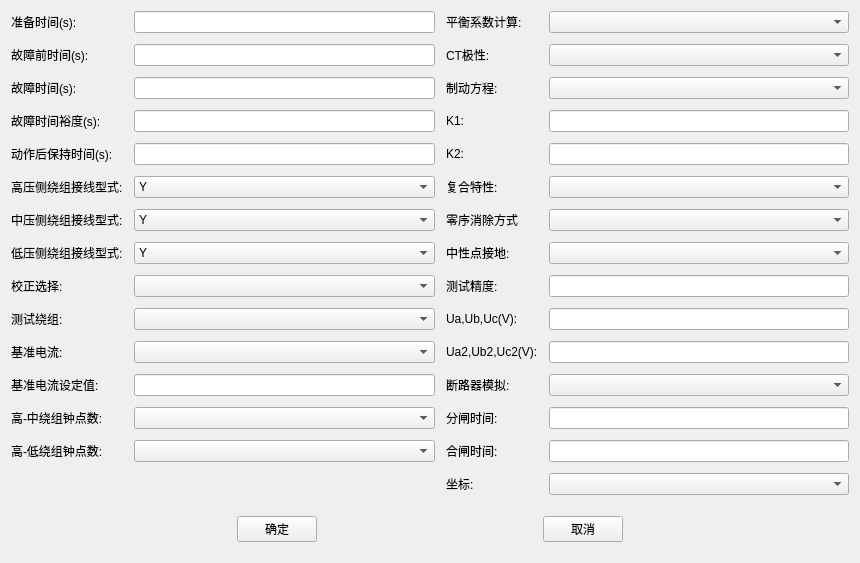
<?xml version="1.0" encoding="UTF-8"?>
<ui version="4.0">
 <class>QDiffCBOpCommonParasDlg</class>
 <widget class="QWidget" name="QDiffCBOpCommonParasDlg">
  <property name="geometry">
   <rect>
    <x>0</x>
    <y>0</y>
    <width>860</width>
    <height>498</height>
   </rect>
  </property>
  <property name="windowTitle">
   <string>通用参数</string>
  </property>
  <layout class="QVBoxLayout" name="verticalLayout" stretch="0,0">
   <property name="spacing">
    <number>11</number>
   </property>
   <property name="bottomMargin">
    <number>11</number>
   </property>
   <item>
    <layout class="QGridLayout" name="gridLayout">
     <item row="15" column="3">
      <widget class="QComboBox" name="m_pCmbCoordinate">
       <property name="font">
        <font>
         <pointsize>9</pointsize>
        </font>
       </property>
      </widget>
     </item>
     <item row="1" column="2">
      <widget class="QLabel" name="m_pLabCTStarPoint">
       <property name="font">
        <font>
         <pointsize>9</pointsize>
        </font>
       </property>
       <property name="text">
        <string>CT极性:</string>
       </property>
      </widget>
     </item>
     <item row="6" column="2">
      <widget class="QLabel" name="m_pLabZeroSeqElimiType">
       <property name="font">
        <font>
         <pointsize>9</pointsize>
        </font>
       </property>
       <property name="text">
        <string>零序消除方式</string>
       </property>
      </widget>
     </item>
     <item row="0" column="2">
      <widget class="QLabel" name="m_pLabBalanceTerms">
       <property name="font">
        <font>
         <pointsize>9</pointsize>
        </font>
       </property>
       <property name="text">
        <string>平衡系数计算:</string>
       </property>
      </widget>
     </item>
     <item row="1" column="3">
      <widget class="QComboBox" name="m_pCmbCTStarPoint">
       <property name="font">
        <font>
         <pointsize>9</pointsize>
        </font>
       </property>
      </widget>
     </item>
     <item row="2" column="3">
      <widget class="QComboBox" name="m_pCmbIbiasCal">
       <property name="font">
        <font>
         <pointsize>9</pointsize>
        </font>
       </property>
      </widget>
     </item>
     <item row="2" column="2">
      <widget class="QLabel" name="m_pLabIbiasCal">
       <property name="font">
        <font>
         <pointsize>9</pointsize>
        </font>
       </property>
       <property name="text">
        <string>制动方程:</string>
       </property>
      </widget>
     </item>
     <item row="3" column="3">
      <widget class="QLineEdit" name="m_pEditFactor1">
       <property name="font">
        <font>
         <pointsize>9</pointsize>
        </font>
       </property>
      </widget>
     </item>
     <item row="4" column="2">
      <widget class="QLabel" name="m_pLabFactor2">
       <property name="font">
        <font>
         <pointsize>9</pointsize>
        </font>
       </property>
       <property name="text">
        <string>K2:</string>
       </property>
      </widget>
     </item>
     <item row="4" column="3">
      <widget class="QLineEdit" name="m_pEditFactor2">
       <property name="font">
        <font>
         <pointsize>9</pointsize>
        </font>
       </property>
      </widget>
     </item>
     <item row="3" column="2">
      <widget class="QLabel" name="m_pLabFactor1">
       <property name="font">
        <font>
         <pointsize>9</pointsize>
        </font>
       </property>
       <property name="text">
        <string>K1:</string>
       </property>
      </widget>
     </item>
     <item row="5" column="2">
      <widget class="QLabel" name="m_pLabComBineFeature">
       <property name="font">
        <font>
         <pointsize>9</pointsize>
        </font>
       </property>
       <property name="text">
        <string>复合特性:</string>
       </property>
      </widget>
     </item>
     <item row="7" column="2">
      <widget class="QLabel" name="m_pLabEarthing">
       <property name="font">
        <font>
         <pointsize>9</pointsize>
        </font>
       </property>
       <property name="text">
        <string>中性点接地:</string>
       </property>
      </widget>
     </item>
     <item row="5" column="3">
      <widget class="QComboBox" name="m_pCmbComBineFeature">
       <property name="font">
        <font>
         <pointsize>9</pointsize>
        </font>
       </property>
      </widget>
     </item>
     <item row="7" column="3">
      <widget class="QComboBox" name="m_pCmbEarthing">
       <property name="font">
        <font>
         <pointsize>9</pointsize>
        </font>
       </property>
      </widget>
     </item>
     <item row="13" column="3">
      <widget class="QLineEdit" name="m_pEditCBTripTime">
       <property name="font">
        <font>
         <pointsize>9</pointsize>
        </font>
       </property>
      </widget>
     </item>
     <item row="15" column="2">
      <widget class="QLabel" name="m_pLabCoordinate">
       <property name="font">
        <font>
         <pointsize>9</pointsize>
        </font>
       </property>
       <property name="text">
        <string>坐标:</string>
       </property>
      </widget>
     </item>
     <item row="13" column="2">
      <widget class="QLabel" name="m_pLabCBTripTime">
       <property name="font">
        <font>
         <pointsize>9</pointsize>
        </font>
       </property>
       <property name="text">
        <string>分闸时间:</string>
       </property>
      </widget>
     </item>
     <item row="14" column="2">
      <widget class="QLabel" name="m_pLabCBCloseTime">
       <property name="font">
        <font>
         <pointsize>9</pointsize>
        </font>
       </property>
       <property name="text">
        <string>合闸时间:</string>
       </property>
      </widget>
     </item>
     <item row="14" column="3">
      <widget class="QLineEdit" name="m_pEditCBCloseTime">
       <property name="font">
        <font>
         <pointsize>9</pointsize>
        </font>
       </property>
      </widget>
     </item>
     <item row="0" column="3">
      <widget class="QComboBox" name="m_pCmbBalanceTerms">
       <property name="font">
        <font>
         <pointsize>9</pointsize>
        </font>
       </property>
      </widget>
     </item>
     <item row="8" column="3">
      <widget class="QLineEdit" name="m_pEditStep">
       <property name="font">
        <font>
         <pointsize>9</pointsize>
        </font>
       </property>
      </widget>
     </item>
     <item row="11" column="2">
      <widget class="QLabel" name="m_pLabCBSimulation">
       <property name="font">
        <font>
         <pointsize>9</pointsize>
        </font>
       </property>
       <property name="text">
        <string>断路器模拟:</string>
       </property>
      </widget>
     </item>
     <item row="8" column="2">
      <widget class="QLabel" name="m_pLabStep">
       <property name="font">
        <font>
         <pointsize>9</pointsize>
        </font>
       </property>
       <property name="text">
        <string>测试精度:</string>
       </property>
      </widget>
     </item>
     <item row="1" column="1">
      <widget class="QLineEdit" name="m_pEditPreFaultTime">
       <property name="font">
        <font>
         <pointsize>9</pointsize>
        </font>
       </property>
      </widget>
     </item>
     <item row="0" column="1">
      <widget class="QLineEdit" name="m_pEditPrepareTime">
       <property name="maximumSize">
        <size>
         <width>16777215</width>
         <height>16777215</height>
        </size>
       </property>
       <property name="font">
        <font>
         <pointsize>9</pointsize>
        </font>
       </property>
      </widget>
     </item>
     <item row="0" column="0">
      <widget class="QLabel" name="m_pLabPrepareTime">
       <property name="font">
        <font>
         <pointsize>9</pointsize>
        </font>
       </property>
       <property name="text">
        <string>准备时间(s):</string>
       </property>
      </widget>
     </item>
     <item row="9" column="2">
      <widget class="QLabel" name="m_pLabVg1">
       <property name="font">
        <font>
         <pointsize>9</pointsize>
        </font>
       </property>
       <property name="text">
        <string>Ua,Ub,Uc(V):</string>
       </property>
      </widget>
     </item>
     <item row="10" column="2">
      <widget class="QLabel" name="m_pLabVg2">
       <property name="font">
        <font>
         <pointsize>9</pointsize>
        </font>
       </property>
       <property name="text">
        <string>Ua2,Ub2,Uc2(V):</string>
       </property>
      </widget>
     </item>
     <item row="1" column="0">
      <widget class="QLabel" name="m_pLabPreFaultTime">
       <property name="font">
        <font>
         <pointsize>9</pointsize>
        </font>
       </property>
       <property name="text">
        <string>故障前时间(s):</string>
       </property>
      </widget>
     </item>
     <item row="5" column="0">
      <widget class="QLabel" name="m_pLabWindH">
       <property name="font">
        <font>
         <pointsize>9</pointsize>
        </font>
       </property>
       <property name="text">
        <string>高压侧绕组接线型式:</string>
       </property>
      </widget>
     </item>
     <item row="2" column="1">
      <widget class="QLineEdit" name="m_pEditFaultTime">
       <property name="font">
        <font>
         <pointsize>9</pointsize>
        </font>
       </property>
      </widget>
     </item>
     <item row="3" column="0">
      <widget class="QLabel" name="m_pLabFaultTimeMargin">
       <property name="font">
        <font>
         <pointsize>9</pointsize>
        </font>
       </property>
       <property name="text">
        <string>故障时间裕度(s):</string>
       </property>
      </widget>
     </item>
     <item row="9" column="3">
      <widget class="QLineEdit" name="m_pEditVg1">
       <property name="font">
        <font>
         <pointsize>9</pointsize>
        </font>
       </property>
      </widget>
     </item>
     <item row="5" column="1">
      <widget class="QComboBox" name="m_pCmbWindH">
       <item>
        <property name="text">
         <string>Y</string>
        </property>
       </item>
       <item>
        <property name="text">
         <string>△</string>
        </property>
       </item>
       <item>
        <property name="text">
         <string>Z</string>
        </property>
       </item>
      </widget>
     </item>
     <item row="2" column="0">
      <widget class="QLabel" name="m_pLabFaultTime">
       <property name="font">
        <font>
         <pointsize>9</pointsize>
        </font>
       </property>
       <property name="text">
        <string>故障时间(s):</string>
       </property>
      </widget>
     </item>
     <item row="4" column="1">
      <widget class="QSettingLineEdit" name="m_pEditActionHoldTime">
       <property name="font">
        <font>
         <pointsize>9</pointsize>
        </font>
       </property>
      </widget>
     </item>
     <item row="11" column="3">
      <widget class="QComboBox" name="m_pCmbCBSimulation">
       <property name="font">
        <font>
         <pointsize>9</pointsize>
        </font>
       </property>
      </widget>
     </item>
     <item row="10" column="3">
      <widget class="QLineEdit" name="m_pEditVg2">
       <property name="font">
        <font>
         <pointsize>9</pointsize>
        </font>
       </property>
      </widget>
     </item>
     <item row="3" column="1">
      <widget class="QLineEdit" name="m_pEditFaultTimeMargin">
       <property name="font">
        <font>
         <pointsize>9</pointsize>
        </font>
       </property>
      </widget>
     </item>
     <item row="4" column="0">
      <widget class="QLabel" name="m_pLabActionHoldTime">
       <property name="font">
        <font>
         <pointsize>9</pointsize>
        </font>
       </property>
       <property name="text">
        <string>动作后保持时间(s):</string>
       </property>
      </widget>
     </item>
     <item row="8" column="1">
      <widget class="QComboBox" name="m_pCmbPhCorrectMode"/>
     </item>
     <item row="8" column="0">
      <widget class="QLabel" name="m_pLabPhCorrectMode">
       <property name="font">
        <font>
         <pointsize>9</pointsize>
        </font>
       </property>
       <property name="text">
        <string>校正选择:</string>
       </property>
      </widget>
     </item>
     <item row="10" column="1">
      <widget class="QComboBox" name="m_pCmbInsel"/>
     </item>
     <item row="10" column="0">
      <widget class="QLabel" name="m_pLabInsel">
       <property name="font">
        <font>
         <pointsize>9</pointsize>
        </font>
       </property>
       <property name="text">
        <string>基准电流:</string>
       </property>
      </widget>
     </item>
     <item row="9" column="1">
      <widget class="QComboBox" name="m_pCmbAdoptWind"/>
     </item>
     <item row="11" column="0">
      <widget class="QLabel" name="m_pLabInSet">
       <property name="font">
        <font>
         <pointsize>9</pointsize>
        </font>
       </property>
       <property name="text">
        <string>基准电流设定值:</string>
       </property>
      </widget>
     </item>
     <item row="9" column="0">
      <widget class="QLabel" name="m_pLabAdoptWind">
       <property name="font">
        <font>
         <pointsize>9</pointsize>
        </font>
       </property>
       <property name="text">
        <string>测试绕组:</string>
       </property>
      </widget>
     </item>
     <item row="7" column="0">
      <widget class="QLabel" name="m_pLabWindL">
       <property name="font">
        <font>
         <pointsize>9</pointsize>
        </font>
       </property>
       <property name="text">
        <string>低压侧绕组接线型式:</string>
       </property>
      </widget>
     </item>
     <item row="7" column="1">
      <widget class="QComboBox" name="m_pCmbWindL">
       <item>
        <property name="text">
         <string>Y</string>
        </property>
       </item>
       <item>
        <property name="text">
         <string>△</string>
        </property>
       </item>
       <item>
        <property name="text">
         <string>Z</string>
        </property>
       </item>
      </widget>
     </item>
     <item row="6" column="0">
      <widget class="QLabel" name="m_pLabWindM">
       <property name="font">
        <font>
         <pointsize>9</pointsize>
        </font>
       </property>
       <property name="text">
        <string>中压侧绕组接线型式:</string>
       </property>
      </widget>
     </item>
     <item row="6" column="3">
      <widget class="QComboBox" name="m_pCmbZeroSeqElimiType">
       <property name="font">
        <font>
         <pointsize>9</pointsize>
        </font>
       </property>
      </widget>
     </item>
     <item row="6" column="1">
      <widget class="QComboBox" name="m_pCmbWindM">
       <item>
        <property name="text">
         <string>Y</string>
        </property>
       </item>
       <item>
        <property name="text">
         <string>△</string>
        </property>
       </item>
       <item>
        <property name="text">
         <string>Z</string>
        </property>
       </item>
      </widget>
     </item>
     <item row="11" column="1">
      <widget class="QSettingLineEdit" name="m_pEditInSet">
       <property name="font">
        <font>
         <pointsize>9</pointsize>
        </font>
       </property>
      </widget>
     </item>
     <item row="13" column="0">
      <widget class="QLabel" name="m_pLabAroundClockNumHM">
       <property name="font">
        <font>
         <pointsize>9</pointsize>
        </font>
       </property>
       <property name="text">
        <string>高-中绕组钟点数:</string>
       </property>
      </widget>
     </item>
     <item row="13" column="1">
      <widget class="QComboBox" name="m_pCmbAroundClockNumHM">
       <property name="font">
        <font>
         <pointsize>9</pointsize>
        </font>
       </property>
      </widget>
     </item>
     <item row="14" column="0">
      <widget class="QLabel" name="m_pLabAroundClockNumHL">
       <property name="font">
        <font>
         <pointsize>9</pointsize>
        </font>
       </property>
       <property name="text">
        <string>高-低绕组钟点数:</string>
       </property>
      </widget>
     </item>
     <item row="14" column="1">
      <widget class="QComboBox" name="m_pCmbAroundClockNumHL">
       <property name="font">
        <font>
         <pointsize>9</pointsize>
        </font>
       </property>
      </widget>
     </item>
    </layout>
   </item>
   <item>
    <layout class="QHBoxLayout" name="horizontalLayout">
     <property name="spacing">
      <number>0</number>
     </property>
     <property name="topMargin">
      <number>10</number>
     </property>
     <property name="bottomMargin">
      <number>10</number>
     </property>
     <item>
      <spacer name="horizontalSpacer">
       <property name="orientation">
        <enum>Qt::Horizontal</enum>
       </property>
       <property name="sizeHint" stdset="0">
        <size>
         <width>40</width>
         <height>20</height>
        </size>
       </property>
      </spacer>
     </item>
     <item>
      <widget class="QPushButton" name="m_pBtnOk">
       <property name="text">
        <string>确定</string>
       </property>
      </widget>
     </item>
     <item>
      <spacer name="horizontalSpacer_2">
       <property name="orientation">
        <enum>Qt::Horizontal</enum>
       </property>
       <property name="sizeHint" stdset="0">
        <size>
         <width>40</width>
         <height>20</height>
        </size>
       </property>
      </spacer>
     </item>
     <item>
      <widget class="QPushButton" name="m_pBtnCancel">
       <property name="text">
        <string>取消</string>
       </property>
      </widget>
     </item>
     <item>
      <spacer name="horizontalSpacer_3">
       <property name="orientation">
        <enum>Qt::Horizontal</enum>
       </property>
       <property name="sizeHint" stdset="0">
        <size>
         <width>40</width>
         <height>20</height>
        </size>
       </property>
      </spacer>
     </item>
    </layout>
   </item>
  </layout>
 </widget>
 <customwidgets>
  <customwidget>
   <class>QSettingLineEdit</class>
   <extends>QLineEdit</extends>
   <header>../../UI/Controls/SettingCtrls/qsettinglineedit.h</header>
  </customwidget>
 </customwidgets>
 <resources/>
 <connections/>
</ui>
